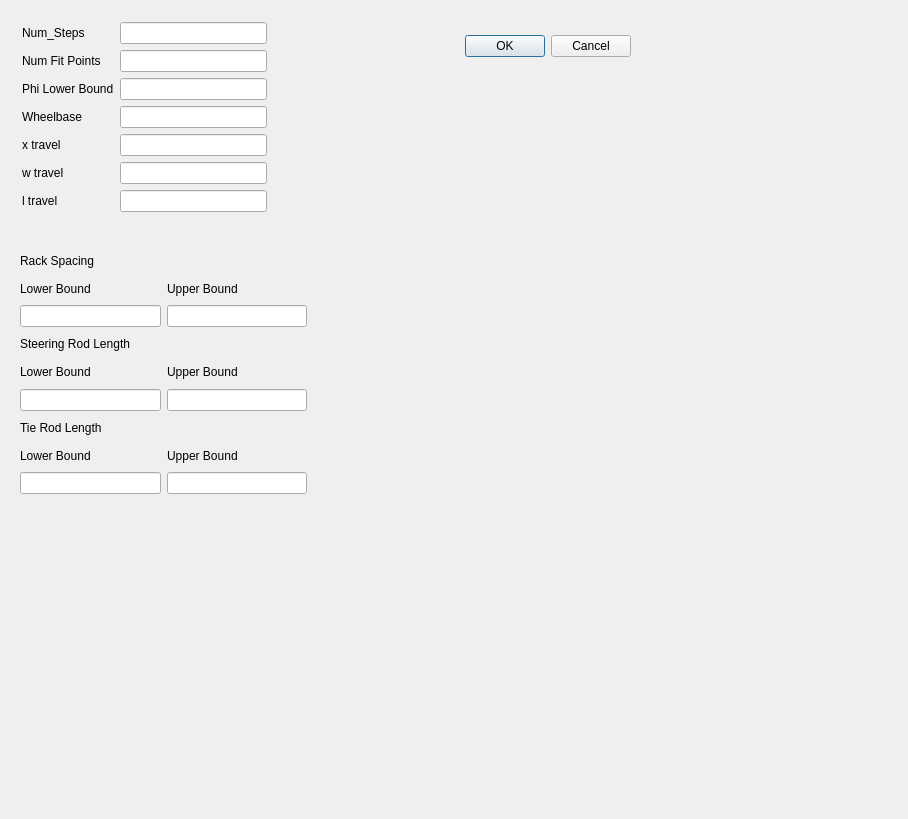
<?xml version="1.0" encoding="UTF-8"?>
<ui version="4.0">
 <class>Dialog</class>
 <widget class="QDialog" name="Dialog">
  <property name="geometry">
   <rect>
    <x>0</x>
    <y>0</y>
    <width>908</width>
    <height>819</height>
   </rect>
  </property>
  <property name="windowTitle">
   <string>Dialog</string>
  </property>
  <widget class="QDialogButtonBox" name="buttonBox">
   <property name="geometry">
    <rect>
     <x>290</x>
     <y>30</y>
     <width>341</width>
     <height>32</height>
    </rect>
   </property>
   <property name="orientation">
    <enum>Qt::Horizontal</enum>
   </property>
   <property name="standardButtons">
    <set>QDialogButtonBox::Cancel|QDialogButtonBox::Ok</set>
   </property>
  </widget>
  <widget class="QWidget" name="">
   <property name="geometry">
    <rect>
     <x>22</x>
     <y>22</y>
     <width>245</width>
     <height>214</height>
    </rect>
   </property>
   <layout class="QFormLayout" name="formLayout">
    <item row="0" column="0">
     <layout class="QVBoxLayout" name="verticalLayout">
      <item>
       <widget class="QLabel" name="label">
        <property name="text">
         <string>Num_Steps</string>
        </property>
       </widget>
      </item>
      <item>
       <widget class="QLabel" name="label_2">
        <property name="text">
         <string>Num Fit Points</string>
        </property>
       </widget>
      </item>
      <item>
       <widget class="QLabel" name="label_3">
        <property name="text">
         <string>Phi Lower Bound</string>
        </property>
       </widget>
      </item>
      <item>
       <widget class="QLabel" name="label_4">
        <property name="text">
         <string>Wheelbase</string>
        </property>
       </widget>
      </item>
      <item>
       <widget class="QLabel" name="label_5">
        <property name="text">
         <string>x travel</string>
        </property>
       </widget>
      </item>
      <item>
       <widget class="QLabel" name="label_6">
        <property name="text">
         <string>w travel</string>
        </property>
       </widget>
      </item>
      <item>
       <widget class="QLabel" name="label_7">
        <property name="text">
         <string>l travel</string>
        </property>
       </widget>
      </item>
     </layout>
    </item>
    <item row="0" column="1">
     <layout class="QVBoxLayout" name="verticalLayout_2">
      <item>
       <widget class="QLineEdit" name="numsteps"/>
      </item>
      <item>
       <widget class="QLineEdit" name="numfitpoints"/>
      </item>
      <item>
       <widget class="QLineEdit" name="philowerbound"/>
      </item>
      <item>
       <widget class="QLineEdit" name="wheelbase"/>
      </item>
      <item>
       <widget class="QLineEdit" name="xtravel"/>
      </item>
      <item>
       <widget class="QLineEdit" name="wtravel"/>
      </item>
      <item>
       <widget class="QLineEdit" name="ltravel"/>
      </item>
     </layout>
    </item>
   </layout>
  </widget>
  <widget class="QWidget" name="">
   <property name="geometry">
    <rect>
     <x>20</x>
     <y>250</y>
     <width>287</width>
     <height>244</height>
    </rect>
   </property>
   <layout class="QVBoxLayout" name="verticalLayout_3">
    <item>
     <layout class="QGridLayout" name="gridLayout">
      <item row="0" column="0">
       <widget class="QLabel" name="label_14">
        <property name="text">
         <string>Rack Spacing</string>
        </property>
       </widget>
      </item>
      <item row="1" column="0">
       <layout class="QHBoxLayout" name="horizontalLayout">
        <item>
         <widget class="QLabel" name="label_9">
          <property name="text">
           <string>Lower Bound</string>
          </property>
         </widget>
        </item>
        <item>
         <widget class="QLabel" name="label_12">
          <property name="text">
           <string>Upper Bound</string>
          </property>
         </widget>
        </item>
       </layout>
      </item>
      <item row="2" column="0">
       <layout class="QHBoxLayout" name="horizontalLayout_2">
        <item>
         <widget class="QLineEdit" name="racklower"/>
        </item>
        <item>
         <widget class="QLineEdit" name="rackupper"/>
        </item>
       </layout>
      </item>
     </layout>
    </item>
    <item>
     <layout class="QGridLayout" name="gridLayout_2">
      <item row="0" column="0">
       <widget class="QLabel" name="label_15">
        <property name="text">
         <string>Steering Rod Length</string>
        </property>
       </widget>
      </item>
      <item row="1" column="0">
       <layout class="QHBoxLayout" name="horizontalLayout_3">
        <item>
         <widget class="QLabel" name="label_10">
          <property name="text">
           <string>Lower Bound</string>
          </property>
         </widget>
        </item>
        <item>
         <widget class="QLabel" name="label_13">
          <property name="text">
           <string>Upper Bound</string>
          </property>
         </widget>
        </item>
       </layout>
      </item>
      <item row="2" column="0">
       <layout class="QHBoxLayout" name="horizontalLayout_4">
        <item>
         <widget class="QLineEdit" name="steeringlower"/>
        </item>
        <item>
         <widget class="QLineEdit" name="steeringupper"/>
        </item>
       </layout>
      </item>
     </layout>
    </item>
    <item>
     <layout class="QGridLayout" name="gridLayout_3">
      <item row="0" column="0">
       <widget class="QLabel" name="label_16">
        <property name="text">
         <string>Tie Rod Length</string>
        </property>
       </widget>
      </item>
      <item row="1" column="0">
       <layout class="QHBoxLayout" name="horizontalLayout_5">
        <item>
         <widget class="QLabel" name="label_11">
          <property name="text">
           <string>Lower Bound</string>
          </property>
         </widget>
        </item>
        <item>
         <widget class="QLabel" name="label_17">
          <property name="text">
           <string>Upper Bound</string>
          </property>
         </widget>
        </item>
       </layout>
      </item>
      <item row="2" column="0">
       <layout class="QHBoxLayout" name="horizontalLayout_6">
        <item>
         <widget class="QLineEdit" name="tielower"/>
        </item>
        <item>
         <widget class="QLineEdit" name="tieupper"/>
        </item>
       </layout>
      </item>
     </layout>
    </item>
   </layout>
  </widget>
 </widget>
 <resources/>
 <connections>
  <connection>
   <sender>buttonBox</sender>
   <signal>accepted()</signal>
   <receiver>Dialog</receiver>
   <slot>accept()</slot>
   <hints>
    <hint type="sourcelabel">
     <x>248</x>
     <y>254</y>
    </hint>
    <hint type="destinationlabel">
     <x>157</x>
     <y>274</y>
    </hint>
   </hints>
  </connection>
  <connection>
   <sender>buttonBox</sender>
   <signal>rejected()</signal>
   <receiver>Dialog</receiver>
   <slot>reject()</slot>
   <hints>
    <hint type="sourcelabel">
     <x>316</x>
     <y>260</y>
    </hint>
    <hint type="destinationlabel">
     <x>286</x>
     <y>274</y>
    </hint>
   </hints>
  </connection>
 </connections>
</ui>
